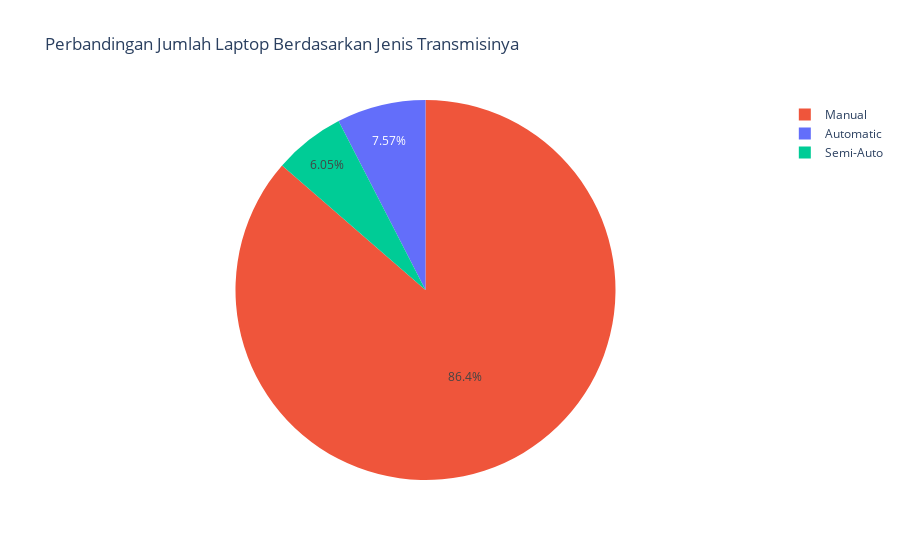

Notebook code cell kept with this figure:
### Code cell
fig = px.pie(grouped_transmission, values='counts', names = 'transmission', color = 'transmission', labels = {'counts': 'Jumlah Laptop'}, title = "Perbandingan Jumlah Laptop Berdasarkan Jenis Transmisinya")
fig.show()

### Figure 1 — Plotly figure (JSON) as saved in the notebook; plotly's stock layout.template omitted (floating-point values rounded to 4 significant figures)
{"data": [{"customdata": [["Automatic"], ["Manual"], ["Semi-Auto"]], "domain": {"x": [0, 1], "y": [0, 1]}, "hovertemplate": "transmission=%{customdata[0]}<br>Jumlah Laptop=%{value}<extra></extra>", "labels": ["Automatic", "Manual", "Semi-Auto"], "legendgroup": "", "marker": {"colors": ["#636efa", "#EF553B", "#00cc96"]}, "name": "", "showlegend": true, "type": "pie", "values": [1359, 15518, 1087]}], "layout": {"legend": {"tracegroupgap": 0}, "title": {"text": "Perbandingan Jumlah Laptop Berdasarkan Jenis Transmisinya"}}}
